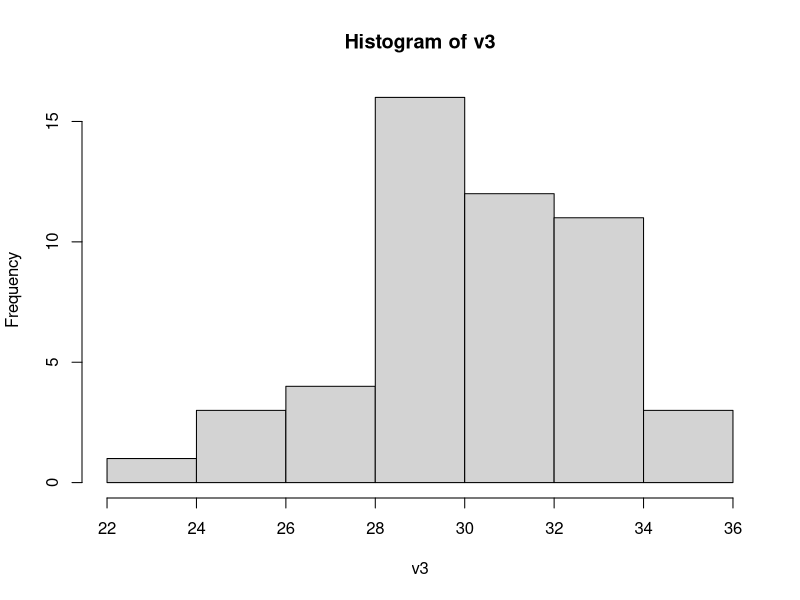
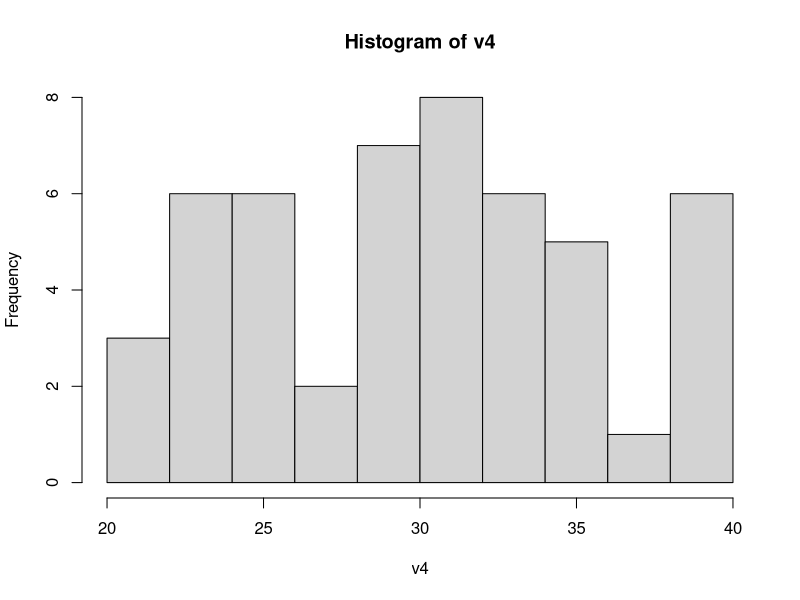

Source code (R) for these figures, in order: (Note: this script raises an error after producing the figures.)
## ---- chunk 1
library(data.table)
## ---- chunk 2
set.seed(1)
v3 = rnorm(n = 50, mean = 30, sd = 3)
v4 = runif(n = 50, min = 20, max = 40)
## ---- chunk 3
head(data.table(v3=v3, v4=v3))
tail(data.table(v3=v3, v4=v3))
## ---- chunk 4
h3 = hist(v3)
h4 = hist(v4)
## ---- chunk 5
bincount = length(h3$counts)
chisq.test(h3$counts, p=rep(1/bincount, bincount))
## ---- chunk 6
qnorm
chisq.test()
